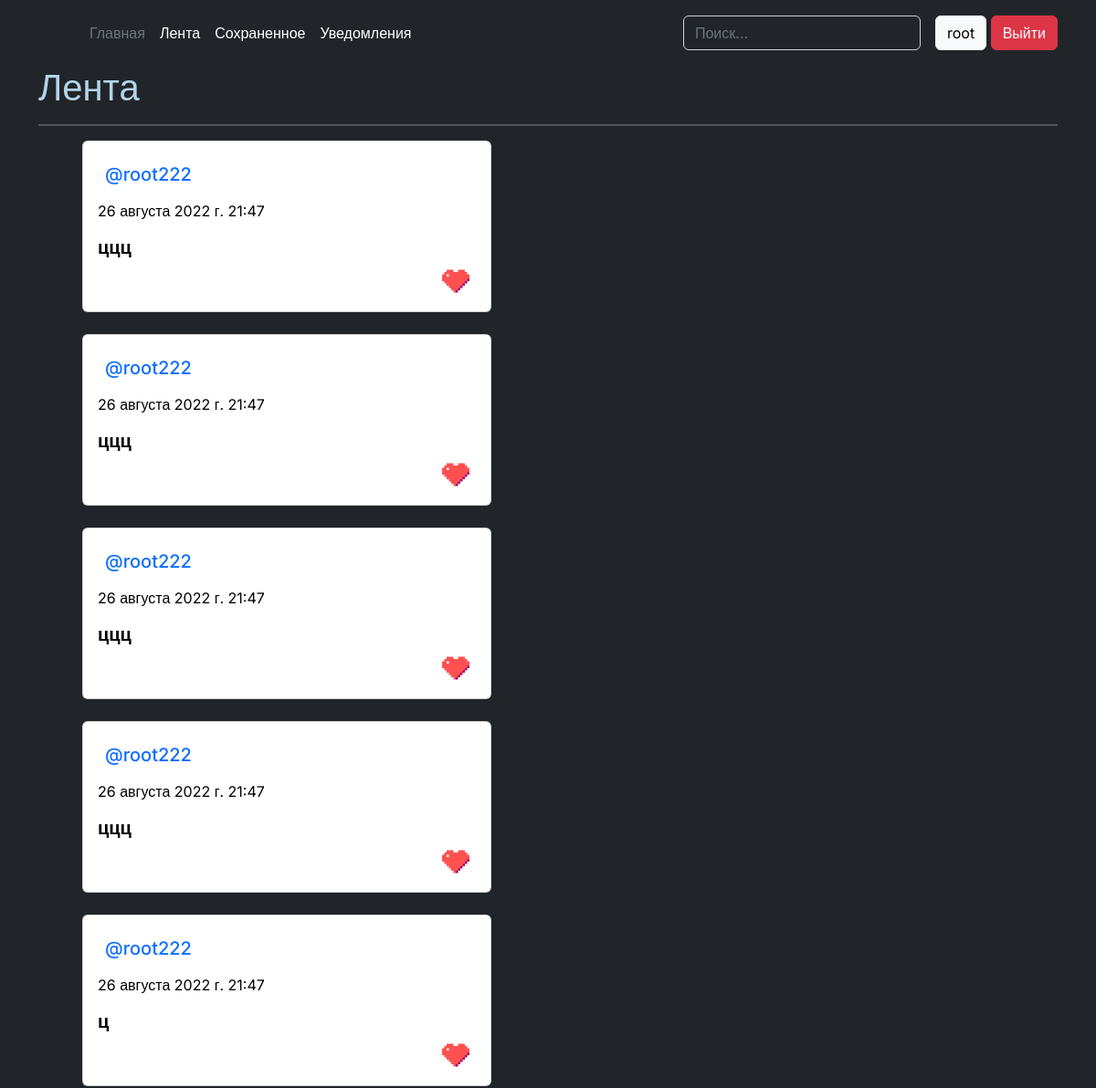
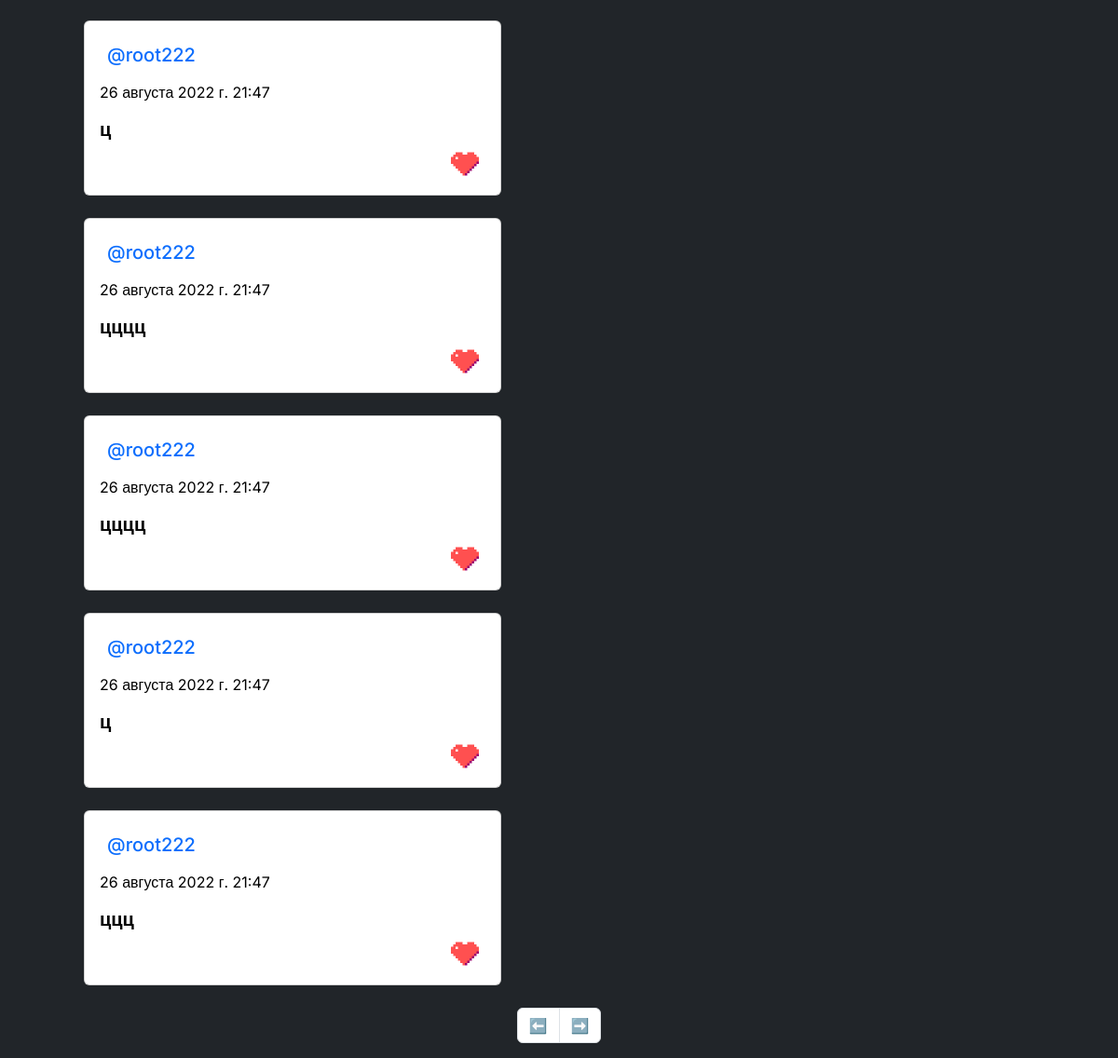
The page /feed/1/ (signed in) on the database its author committed (2 pictures, top to bottom).
### posts/models.py (models this page shows)
class Post(models.Model):
    user = models.ForeignKey(User, on_delete=models.CASCADE)
    text = models.CharField(max_length=120)
    image = models.ImageField(upload_to=validate_post_image, null=True, blank=True)
    type_mood = models.BooleanField()
    date_post = models.DateTimeField(auto_now_add=True, blank=True)
    likes = models.ManyToManyField(User, related_name='post_like')

### posts/views.py (the view)
# urls.py: path('feed/<int:index_page>/', posts_views.get_feed, name='feed'),
@login_required
def get_feed(request, index_page):
    context = {}
    context['is_shuffle_feed'] = bool(request.GET.get('shuffle', False))
    context['all_posts'] = get_feed_controller(request, index_page, context['is_shuffle_feed'])
    print(context['all_posts'])
    return render(request, 'feed.html', context=context)

### posts/controllers.py (called while the page is built)
def get_feed_controller(request, index_page: int, is_shuffle_feed=False):
    if is_shuffle_feed:
        feed = Post.objects.exclude(user__username=request.user.username).exclude(likes=request.user).order_by('?').all()[:10]
        return feed
    feed = Paginator(Post.objects.exclude(user__username=request.user.username).exclude(likes=request.user).order_by('-date_post').all(), 10).page(index_page)
    return feed

### templates/feed.html (shortened to what this page needs)
{% extends 'base.html' %}
{% load static %}
{% block content %}
<div class="container">
    <h1><a href="{% url 'feed' index_page=1 %}?shuffle=True" class="custom-link">Лента</a></h1>
    <hr class="border-2 border-top">
    <div class="container">
        <div class="container">
            <div class="container">
                <div class="container">
                  {% if is_shuffle_feed %}
                    {% for post in all_posts %}
                      {% include 'post.html' %}
                    {% endfor %}
                  {% else %}
                    {% for post in all_posts.object_list %}
                      {% include 'post.html' %}
                    {% endfor %}
                  {% endif %}
                </div>
            </div>
            {% if not is_shuffle_feed %}
              <nav aria-label="Page navigation example">
                  <ul class="pagination justify-content-center">
                    <li class="page-item {% if all_posts.has_previous %}{% else %}disabled{% endif %}">
                      <a class="page-link" href="{% if all_posts.has_previous %}{% url 'feed' index_page=all_posts.previous_page_number %}{% endif %}" tabindex="-1" aria-disabled="true">⬅️</a>
                    </li>
                    <li class="page-item {% if all_posts.has_next %}{% else %}disabled{% endif %}">
                      <a class="page-link" href="{% if all_posts.has_next %}{% url 'feed' index_page=all_posts.next_page_number %}{% endif %}">➡️</a>
                    </li>
                  </ul>
              </nav>
            {% endif %}
        </div>
    </div>
</div>
{% endblock %}

### templates/base.html (shortened to what this page needs)
<!DOCTYPE html>
<html lang="en">
<head>
    <link rel="stylesheet" href="https://cdn.jsdelivr.net/npm/bootstrap@5.2.0/dist/css/bootstrap.min.css">
    {% load static %}
    <link rel="stylesheet" href="{% static 'css/base_style.css' %}">
</head>
<body>
    <header class="p-3 text-bg-dark">
        <div class="container">
            <div class="d-flex flex-wrap align-items-center justify-content-center justify-content-lg-start">
            <a href="/" class="d-flex align-items-center mb-2 mb-lg-0 text-white text-decoration-none">
                <svg class="bi me-2" width="40" height="32" role="img" aria-label="Bootstrap"><use xlink:href="#bootstrap"></use></svg>
            </a>
            <ul class="nav col-12 col-lg-auto me-lg-auto mb-2 justify-content-center mb-md-0">
                <li><a href="/" class="nav-link px-2 text-secondary">Главная</a></li>
                {% if request.user.is_authenticated %}
                    <li><a href="{% url 'feed' index_page=1 %}" class="nav-link px-2 text-white">Лента</a></li>
                    <li><a href="{% url 'saved_posts' %}" class="nav-link px-2 text-white">Сохраненное</a></li>
                    <li><a href="{% url 'notifications' %}" class="nav-link px-2 text-white">Уведомления</a></li>
                {% endif %}
            </ul>
            <form class="col-12 col-lg-auto mb-3 mb-lg-0 me-lg-3" role="search" method="POST" action="{% url 'search' %}">
                <input type="search" class="form-control form-control-dark text-bg-dark" placeholder="Поиск..." aria-label="Search" name="search_text">
            </form>
            {% if request.user.is_authenticated %}
            <div class="text-end">
                <a href="{% url 'profile' username=request.user.username %}"><button type="button" class="btn btn-light">{{ request.user.username }}</button></a>
                <a href="{% url 'logout' %}" style="text-decoration: none; color: white;"><button type="button" class="btn btn-danger">Выйти</a></button></a>
            </div>
            {% else %}
            <div class="text-end">
                <a href="{% url 'login' %}"><button type="button" class="btn btn-outline-light me-2">Войти</button></a>
                <a href="{% url 'register' %}" style="text-decoration: none; color: black;"><button type="button" class="btn btn-warning">Зарегистрироваться</a></button></a>
            </div>
            {% endif %}
            </div>
        </div>
    </header>
    {% block content %}
    {% endblock %}
</body>
</html>

### templates/post.html (shortened to what this page needs)
{% load static %}
<div class="card" style="width: 28rem; background-color: {% if post.type_mood %}black;{% else %}white;{% endif %}">
    <div class="card-body">
    <div class="{% if post.type_mood %}text_white{% else %}text_black{% endif %}">
        <div class="d-inline-block p-2">
        <h5><a href="{% url 'profile' username=post.user.username %}" style="text-decoration: none;">@{{ post.user.username }}</a></h5>
        </div>
        <a href="{% url 'get_post' post_id=post.id %}" style="text-decoration: none;"><p>{{ post.date_post }}</p></a>
        <h5><b>{{ post.text }}</b></h5>
    </div>
    {% if request.user.is_authenticated %}
        {% if request.user.username != post.user.username %}
            <div class="text-end {% if post.type_mood %}text_white{% else %}text_black{% endif %}">
                <button type="submit" style="background: none; border:0;" onclick="like('/posts/like/{{ post.id }}');"><img src="{% static 'images/like.png' %}" alt="" style="width: 32px; height: 32px;"></button>
            </div>
        {% endif %}
    {% endif %}
    </div>
</div>
<br>

### static/css/base_style.css (style rules this page uses)
body { background-color: #212529; font-family: 'Inter', sans-serif; }
h1, p, h2, h3, h4, h5 { color: whitesmoke; }
p { color: white; }
.text_black h5 { color:black; }
.text_black p { color:black; }
.custom-link { text-decoration: none; color: #B2D4E9; }

### rows shown on the page
Post: user.username "root222", date_post "26 августа 2022 г. 21:47", text "ццц"
Post: user.username "root222", date_post "26 августа 2022 г. 21:47", text "ццц"
Post: user.username "root222", date_post "26 августа 2022 г. 21:47", text "ццц"
Post: user.username "root222", date_post "26 августа 2022 г. 21:47", text "ццц"
Post: user.username "root222", date_post "26 августа 2022 г. 21:47", text "ц"
Post: user.username "root222", date_post "26 августа 2022 г. 21:47", text "ц"
Post: user.username "root222", date_post "26 августа 2022 г. 21:47", text "цццц"
Post: user.username "root222", date_post "26 августа 2022 г. 21:47", text "цццц"
Post: user.username "root222", date_post "26 августа 2022 г. 21:47", text "ц"
Post: user.username "root222", date_post "26 августа 2022 г. 21:47", text "ццц"

### other values the page prints
{{ request.user.username }} "root"
